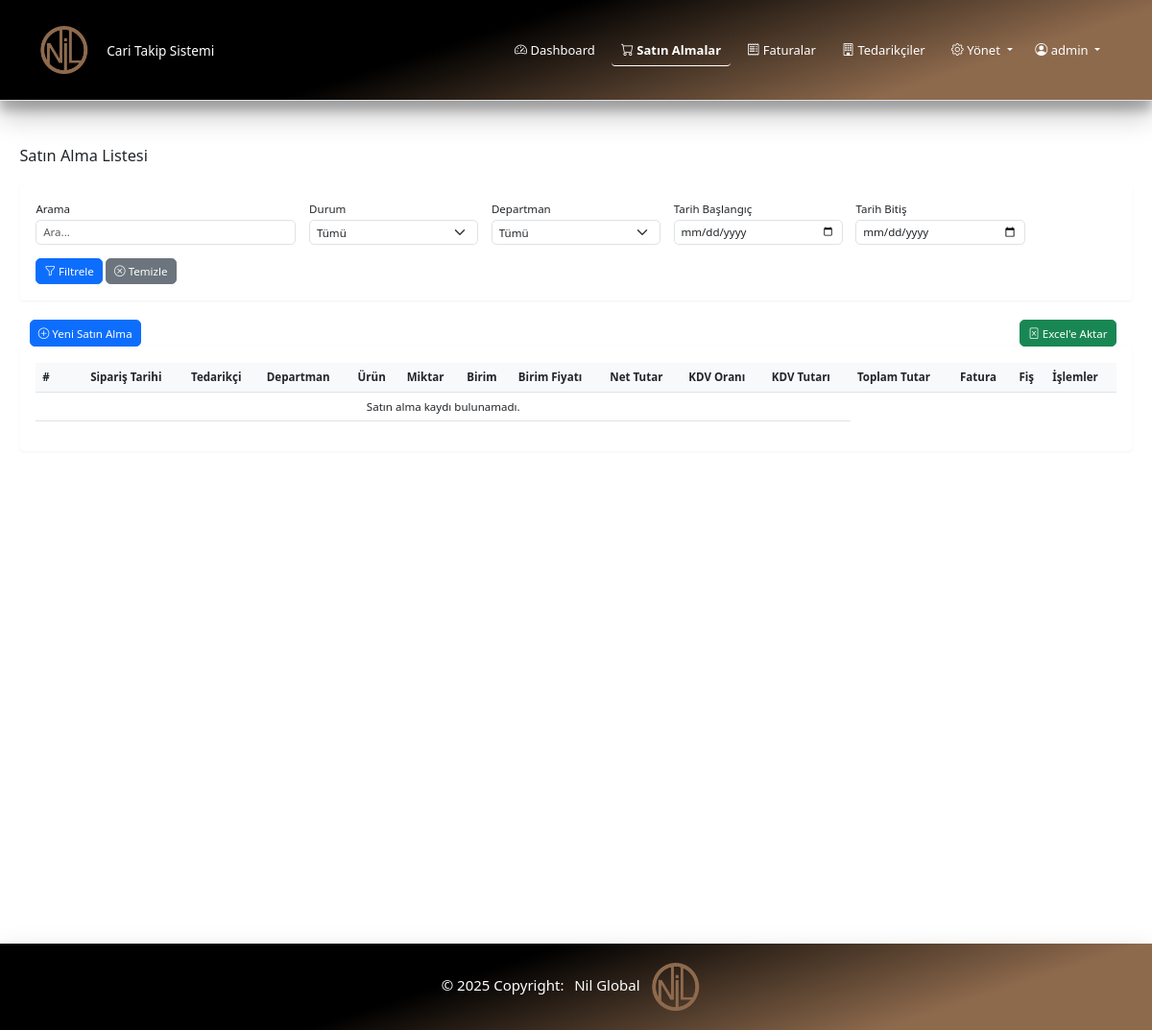
/satin-alma/satin-alma-listesi/ (signed in), run on an earlier commit of the app's database.
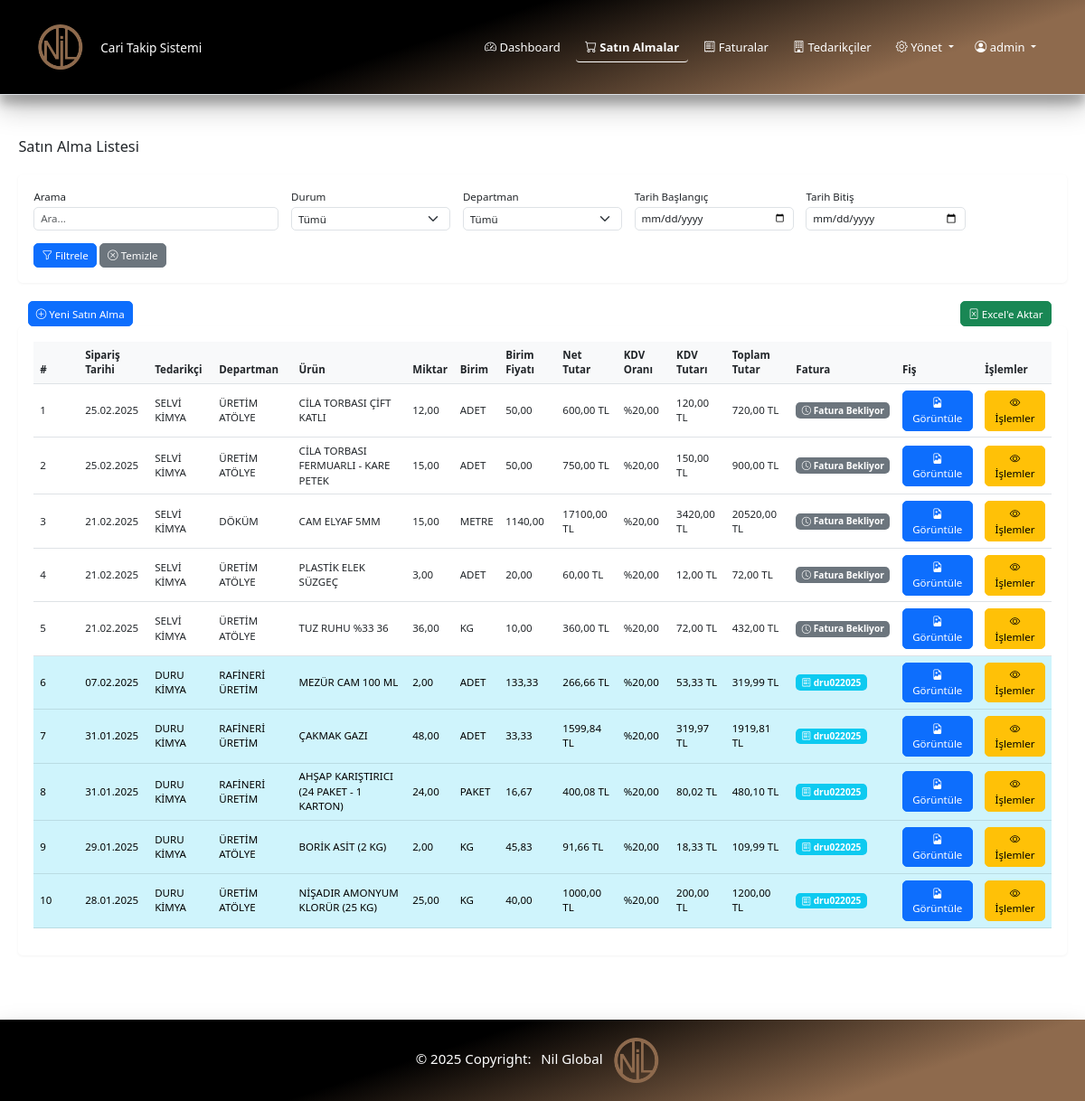
And on a later commit of the database.
### satinalma/models.py (models this page shows, shortened)
class SatinAlma(models.Model):
    tedarikci = models.ForeignKey(Tedarikci, on_delete=models.CASCADE, verbose_name="Tedarikçi")
    urun = models.ForeignKey(Urun, on_delete=models.CASCADE, verbose_name="Ürün")
    departman = models.ForeignKey(Departman, on_delete=models.SET_NULL, null=True, verbose_name="Departman")
    tarih = models.DateField(verbose_name="Tarih")
    miktar = models.DecimalField(max_digits=10, decimal_places=2, verbose_name="Miktar")
    birim = models.ForeignKey(Birim, on_delete=models.SET_NULL, null=True, verbose_name="Birim")
    birim_fiyat = models.DecimalField(max_digits=10, decimal_places=2, verbose_name="Birim Fiyat")
    kdv = models.ForeignKey(KDV, on_delete=models.SET_NULL, null=True, verbose_name="KDV")
    para_birimi = models.ForeignKey(ParaBirimi, on_delete=models.SET_NULL, null=True, verbose_name="Para Birimi")
    fis = models.FileField(upload_to='fisler/', blank=True, null=True, verbose_name="Fiş")
    faturaya_baglandi = models.BooleanField(default=False, verbose_name="Faturaya Bağlandı")
    created_at = models.DateTimeField(auto_now_add=True)
    updated_at = models.DateTimeField(auto_now=True)
    class Meta:
        verbose_name = "Satın Alma"
        verbose_name_plural = "Satın Almalar"
        ordering = ['-tarih']

### tedarikciler/models.py (models this page shows, shortened)
class Tedarikci(models.Model):
    ad = models.CharField(max_length=255, verbose_name="Firma Adı")
    hizmet = models.CharField(max_length=255, verbose_name="Verdiği Hizmet")
    yetkili = models.CharField(max_length=255, verbose_name="Firma Yetkilisi")
    telefon = models.CharField(max_length=20, verbose_name="Telefon Numarası")
    adres = models.TextField(blank=True, verbose_name="Adres")
    email = models.EmailField(blank=True, verbose_name="E-posta Adresi")
    created_at = models.DateTimeField(auto_now_add=True)
    updated_at = models.DateTimeField(auto_now=True)
    class Meta:
        verbose_name = "Tedarikçi"
        verbose_name_plural = "Tedarikçiler"
        ordering = ['ad']

### departmanlar/models.py (models this page shows, shortened)
class Departman(models.Model):
    ad = models.CharField(max_length=255, verbose_name="Departman Adı")
    sira = models.PositiveIntegerField(default=0, verbose_name="Sıra")
    created_at = models.DateTimeField(auto_now_add=True)
    updated_at = models.DateTimeField(auto_now=True)
    class Meta:
        verbose_name = "Departman"
        verbose_name_plural = "Departmanlar"
        ordering = ['ad']

### urunler/models.py (models this page shows, shortened)
class Urun(models.Model):
    ad = models.CharField(max_length=255, verbose_name="Ürün Adı")
    sira = models.PositiveIntegerField(default=0, verbose_name="Sıra")
    created_at = models.DateTimeField(auto_now_add=True)
    updated_at = models.DateTimeField(auto_now=True)
    class Meta:
        verbose_name = "Ürün"
        verbose_name_plural = "Ürünler"
        ordering = ['sira', 'ad']

### parametreler/models.py (models this page shows, shortened)
class Birim(models.Model):
    ad = models.CharField(max_length=20, verbose_name="Birim Adı")
    created_at = models.DateTimeField(auto_now_add=True)
    updated_at = models.DateTimeField(auto_now=True)
    class Meta:
        verbose_name = "Birim"
        verbose_name_plural = "Birimler"
        ordering = ['ad']
    def __str__(self):
        return self.ad

class ParaBirimi(models.Model):
    kod = models.CharField(max_length=10, verbose_name="Para Birimi Kodu")
    created_at = models.DateTimeField(auto_now_add=True)
    updated_at = models.DateTimeField(auto_now=True)
    class Meta:
        verbose_name = "Para Birimi"
        verbose_name_plural = "Para Birimleri"
        ordering = ['kod']

class KDV(models.Model):
    ad = models.CharField(max_length=50, verbose_name="KDV Adı", default="")
    oran = models.DecimalField(max_digits=4, decimal_places=2, verbose_name="KDV Oranı (%)")
    created_at = models.DateTimeField(auto_now_add=True)
    updated_at = models.DateTimeField(auto_now=True)
    class Meta:
        verbose_name = "KDV"
        verbose_name_plural = "KDV Oranları"
        ordering = ['oran']

### faturalar/models.py (models this page shows, shortened)
class Fatura(models.Model):
    tedarikci = models.ForeignKey(Tedarikci, on_delete=models.CASCADE, related_name='faturalari')
    fatura_no = models.CharField(max_length=50, verbose_name="Fatura No")
    fatura_tarihi = models.DateField(verbose_name="Fatura Tarihi")
    odeme_tarihi = models.DateField(verbose_name="Ödeme Tarihi")
    tutar = models.DecimalField(max_digits=12, decimal_places=2, verbose_name="Tutar")
    fatura_dosya = models.FileField(upload_to='faturalar/', blank=True, null=True, verbose_name="Fatura Dosyası")
    satinalmalar = models.ManyToManyField('satinalma.SatinAlma', related_name='faturalari', blank=True, verbose_name="Satın Almalar")
    created_at = models.DateTimeField(auto_now_add=True)
    updated_at = models.DateTimeField(auto_now=True)
    class Meta:
        verbose_name = "Fatura"
        verbose_name_plural = "Faturalar"
        ordering = ['-fatura_tarihi']

### satinalma/views.py (the view, shortened to what this page needs)
# urls.py: path('satin-alma-listesi/', views.satin_alma_listesi, name='satin_alma_listesi'),
@login_required
def satin_alma_listesi(request):
    tedarikci_id = request.GET.get('tedarikci')
    urun_id = request.GET.get('urun')
    departman_id = request.GET.get('departman')
    tarih_baslangic = request.GET.get('tarih_baslangic')
    tarih_bitis = request.GET.get('tarih_bitis')
    durum = request.GET.get('durum')
    arama = request.GET.get('arama', '').strip()
    export = request.GET.get('export')
    satin_almalar = SatinAlma.objects.select_related(
        'tedarikci', 'urun', 'departman', 'birim', 'para_birimi', 'kdv'
    ).prefetch_related('faturalari')
    if tedarikci_id:
        satin_almalar = satin_almalar.filter(tedarikci_id=tedarikci_id)
    if urun_id:
        satin_almalar = satin_almalar.filter(urun_id=urun_id)
    if departman_id:
        satin_almalar = satin_almalar.filter(departman_id=departman_id)
    if tarih_baslangic:
        satin_almalar = satin_almalar.filter(tarih__gte=tarih_baslangic)
    if tarih_bitis:
        satin_almalar = satin_almalar.filter(tarih__lte=tarih_bitis)
    satin_alma_listesi = []
    for satinalma in satin_almalar:
        net_tutar = satinalma.birim_fiyat * satinalma.miktar
        kdv_tutari = net_tutar * (satinalma.kdv.oran / 100) if satinalma.kdv else 0
        toplam_tutar = net_tutar + kdv_tutari
        satin_alma_listesi.append({
            'model': satinalma,
            'net_tutar': net_tutar,
            'kdv_tutari': kdv_tutari,
            'toplam_tutar': toplam_tutar
        })
    context = {
        'satin_alma_listesi': satin_alma_listesi,
        'tedarikciler': Tedarikci.objects.all(),
        'urunler': Urun.objects.all(),
        'departmanlar': Departman.objects.all(),
        'filtre': {
            'tedarikci': tedarikci_id,
            'urun': urun_id,
            'departman': departman_id,
            'tarih_baslangic': tarih_baslangic,
            'tarih_bitis': tarih_bitis,
            'durum': durum,
            'arama': arama,
        }
    }
    return render(request, 'satin_alma/satin_alma_listesi.html', context)

### templates/satin_alma/satin_alma_listesi.html (shortened to what the changed rows need)
{% extends 'base.html' %}
{% load static %}
{% block page_content %}
<div class="container-fluid">
    <div class="d-flex justify-content-between align-items-center mb-3 mt-4">
        <h2>Satın Alma Listesi</h2>
    </div>
    <div class="card">
        <div class="card-body">
            <div class="table-responsive">
                <table class="table table-hover">
                    <thead>
                        <tr>
                            <th style="width: 50px">#</th>
                            <th>Sipariş Tarihi</th>
                            <th>Tedarikçi</th>
                            <th>Departman</th>
                            <th>Ürün</th>
                            <th>Miktar</th>
                            <th>Birim</th>
                            <th>Birim Fiyatı</th>
                            <th>Net Tutar</th>
                            <th>KDV Oranı</th>
                            <th>KDV Tutarı</th>
                            <th>Toplam Tutar</th>
                            <th>Fatura</th>
                            <th>Fiş</th>
                            <th>İşlemler</th>
                        </tr>
                    </thead>
                    <tbody>
                        {% for item in satin_alma_listesi %}
                            {% with satinalma=item.model %}
                            <tr {% if satinalma.faturalari.exists %}class="table-info"{% endif %}>
                                <td>{{ forloop.counter }}</td>
                                <td>{{ satinalma.tarih|date:"d.m.Y" }}</td>
                                <td>{{ satinalma.tedarikci.ad }}</td>
                                <td>{{ satinalma.departman.ad }}</td>
                                <td>{{ satinalma.urun.ad }}</td>
                                <td>{{ satinalma.miktar }}</td>
                                <td>{{ satinalma.birim }}</td>
                                <td>{{ satinalma.birim_fiyat }}</td>
                                <td>{{ item.net_tutar|floatformat:2 }} {{ satinalma.para_birimi.kod }}</td>
                                <td>%{{ satinalma.kdv.oran }}</td>
                                <td>{{ item.kdv_tutari|floatformat:2 }} {{ satinalma.para_birimi.kod }}</td>
                                <td>{{ item.toplam_tutar|floatformat:2 }} {{ satinalma.para_birimi.kod }}</td>
                                <td>
                                    {% with fatura=satinalma.faturalari.first %}
                                        {% if fatura %}
                                            <a href="{% url 'faturalar:fatura_detay' fatura.id %}" class="text-decoration-none">
                                                <span class="badge bg-info btn btn-sm">
                                                    <i class="bi bi-receipt"></i> {{ fatura.fatura_no }}
                                                </span>
                                            </a>
                                        {% else %}
                                            <span class="badge bg-secondary btn btn-sm">
                                                <i class="bi bi-clock"></i> Fatura Bekliyor
                                            </span>
                                        {% endif %}
                                    {% endwith %}
                                </td>
                                <td>
                                    {% if satinalma.fis %}
                                        <a href="{{ satinalma.fis.url }}" target="_blank" class="btn btn-primary" title="Fişi Görüntüle">
                                            <i class="bi bi-file-earmark-image"></i> Görüntüle
                                        </a>
                                    {% else %}
                                        <span class="text-muted">-</span>
                                    {% endif %}
                                </td>
                                <td>
                                    <div class="btn-group">
                                        <a href="{% url 'satinalma:satin_alma_detay' satinalma.id %}"
                                        class="btn btn-warning" title="Detay">
                                            <i class="bi bi-eye"></i> İşlemler
                                        </a>
                                    </div>
                                </td>
                            </tr>
                            {% endwith %}
                        {% empty %}
                            <tr>
                                <td colspan="11" class="text-center">Satın alma kaydı bulunamadı.</td>
                            </tr>
                        {% endfor %}
                    </tbody>
                </table>
            </div>
        </div>
    </div>
</div>
{% endblock %}

What changed in the data, as far as the page shows it:
added SatinAlma: model.tarih "25.02.2025", model.tedarikci.ad "SELVİ KİMYA", model.departman.ad "ÜRETİM ATÖLYE", model.urun.ad "CİLA TORBASI ÇİFT KATLI", model.miktar "12,00", model.birim "ADET", model.birim_fiyat "50,00", net_tutar "600,00", model.para_birimi.kod "TL", model.kdv.oran "20,00", kdv_tutari "120,00", toplam_tutar "720,00", shows "Fatura Bekliyor"
added SatinAlma: model.tarih "25.02.2025", model.tedarikci.ad "SELVİ KİMYA", model.departman.ad "ÜRETİM ATÖLYE", model.urun.ad "CİLA TORBASI FERMUARLI - KARE PETEK", model.miktar "15,00", model.birim "ADET", model.birim_fiyat "50,00", net_tutar "750,00", model.para_birimi.kod "TL", model.kdv.oran "20,00", kdv_tutari "150,00", toplam_tutar "900,00", shows "Fatura Bekliyor"
added SatinAlma: model.tarih "21.02.2025", model.tedarikci.ad "SELVİ KİMYA", model.departman.ad "DÖKÜM", model.urun.ad "CAM ELYAF 5MM", model.miktar "15,00", model.birim "METRE", model.birim_fiyat "1140,00", net_tutar "17100,00", model.para_birimi.kod "TL", model.kdv.oran "20,00", kdv_tutari "3420,00", toplam_tutar "20520,00", shows "Fatura Bekliyor"
added SatinAlma: model.tarih "21.02.2025", model.tedarikci.ad "SELVİ KİMYA", model.departman.ad "ÜRETİM ATÖLYE", model.urun.ad "PLASTİK ELEK SÜZGEÇ", model.miktar "3,00", model.birim "ADET", model.birim_fiyat "20,00", net_tutar "60,00", model.para_birimi.kod "TL", model.kdv.oran "20,00", kdv_tutari "12,00", toplam_tutar "72,00", shows "Fatura Bekliyor"
added SatinAlma: model.tarih "21.02.2025", model.tedarikci.ad "SELVİ KİMYA", model.departman.ad "ÜRETİM ATÖLYE", model.urun.ad "TUZ RUHU %33 36", model.miktar "36,00", model.birim "KG", model.birim_fiyat "10,00", net_tutar "360,00", model.para_birimi.kod "TL", model.kdv.oran "20,00", kdv_tutari "72,00", toplam_tutar "432,00", shows "Fatura Bekliyor"
added SatinAlma: model.tarih "07.02.2025", model.tedarikci.ad "DURU KİMYA", model.departman.ad "RAFİNERİ ÜRETİM", model.urun.ad "MEZÜR CAM 100 ML", model.miktar "2,00", model.birim "ADET", model.birim_fiyat "133,33", net_tutar "266,66", model.para_birimi.kod "TL", model.kdv.oran "20,00", kdv_tutari "53,33", toplam_tutar "319,99"
now on this page (row edited): Fatura: fatura_no "dru022025"
added SatinAlma: model.tarih "31.01.2025", model.tedarikci.ad "DURU KİMYA", model.departman.ad "RAFİNERİ ÜRETİM", model.urun.ad "ÇAKMAK GAZI", model.miktar "48,00", model.birim "ADET", model.birim_fiyat "33,33", net_tutar "1599,84", model.para_birimi.kod "TL", model.kdv.oran "20,00", kdv_tutari "319,97", toplam_tutar "1919,81"
added SatinAlma: model.tarih "31.01.2025", model.tedarikci.ad "DURU KİMYA", model.departman.ad "RAFİNERİ ÜRETİM", model.urun.ad "AHŞAP KARIŞTIRICI (24 PAKET - 1 KARTON)", model.miktar "24,00", model.birim "PAKET", model.birim_fiyat "16,67", net_tutar "400,08", model.para_birimi.kod "TL", model.kdv.oran "20,00", kdv_tutari "80,02", toplam_tutar "480,10"
added SatinAlma: model.tarih "29.01.2025", model.tedarikci.ad "DURU KİMYA", model.departman.ad "ÜRETİM ATÖLYE", model.urun.ad "BORİK ASİT (2 KG)", model.miktar "2,00", model.birim "KG", model.birim_fiyat "45,83", net_tutar "91,66", model.para_birimi.kod "TL", model.kdv.oran "20,00", kdv_tutari "18,33", toplam_tutar "109,99"
added SatinAlma: model.tarih "28.01.2025", model.tedarikci.ad "DURU KİMYA", model.departman.ad "ÜRETİM ATÖLYE", model.urun.ad "NİŞADIR AMONYUM KLORÜR (25 KG)", model.miktar "25,00", model.birim "KG", model.birim_fiyat "40,00", net_tutar "1000,00", model.para_birimi.kod "TL", model.kdv.oran "20,00", kdv_tutari "200,00", toplam_tutar "1200,00"
Also different on the page:
text no longer shown: "Satın alma kaydı bulunamadı."
